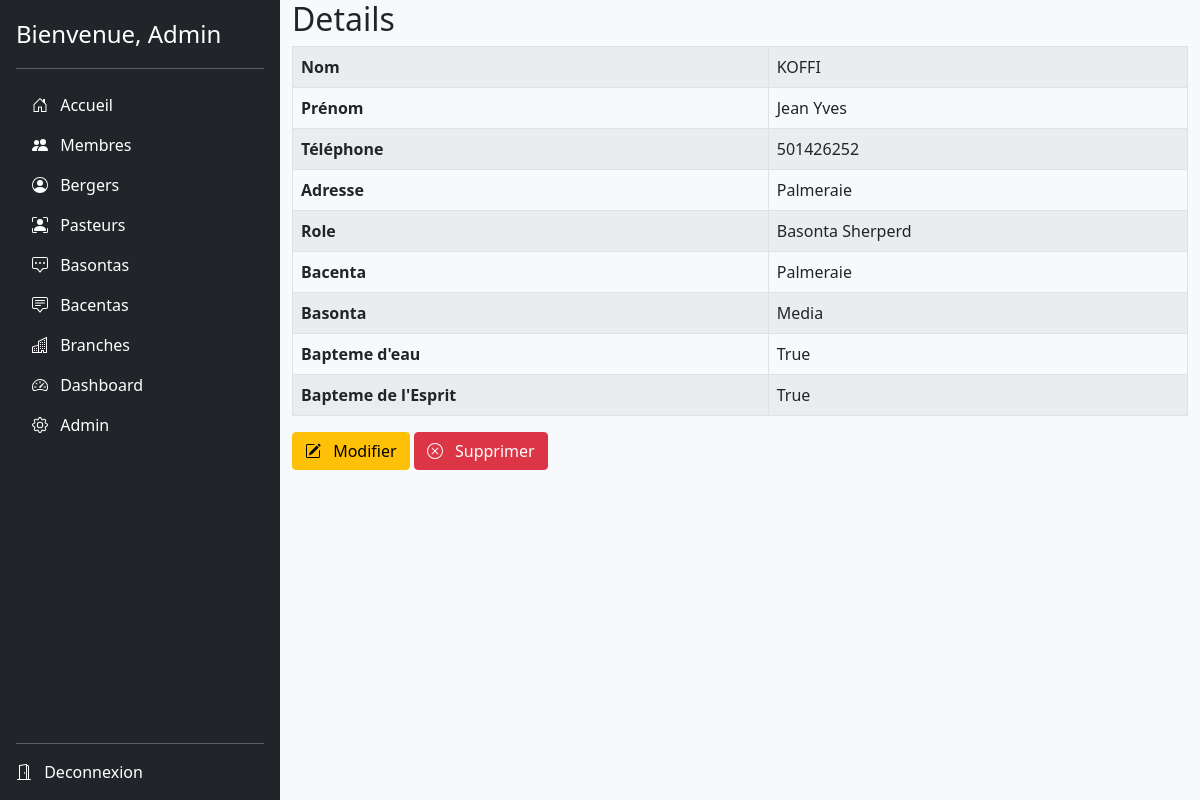
Screenshot of /follow_up/1/ (signed in) with the database file from the repository.
### follow_up/models.py (models this page shows, shortened)
class Membre(models.Model):
    nom_membre = models.CharField(max_length=256)
    prenom_membre = models.CharField(max_length=256)
    numero_membre = models.PositiveIntegerField()
    adresse_membre = models.CharField(max_length=256)
    role_membre = models.ForeignKey(Role, on_delete=models.DO_NOTHING, )
    basonta_membre = models.ForeignKey(Basonta, related_name='basontas', on_delete=models.DO_NOTHING,)
    bacenta_membre = models.ForeignKey(Bacenta, related_name='bacentas', on_delete=models.DO_NOTHING,)
    branche_membre = models.ForeignKey(Branche, related_name='branches', on_delete=models.DO_NOTHING,)
    bapteme_esprit = models.BooleanField()
    bapteme_eau = models.BooleanField()
    date_ajout_membre = models.DateField(default=datetime.date.today)

class Role(models.Model):
    nom_role = models.CharField(max_length=80, unique=True)
    def __str__(self):
        return self.nom_role

class Bacenta(models.Model):
    nom_bacenta = models.CharField(max_length=256, unique=True)
    leader_bacenta = models.CharField(max_length=256, default='Aucun')
    def __str__(self):
        return self.nom_bacenta

class Basonta(models.Model):
    nom_basonta = models.CharField(max_length=256, unique=True)
    leader_basonta = models.CharField(max_length=256, default='Aucun')
    def __str__(self):
        return self.nom_basonta

### follow_up/views.py (the view)
# urls.py: path('follow_up/<int:pk>/', login_required(views.MemberDetailView.as_view()), name='details'),
class MemberDetailView(DetailView):
    context_object_name = 'membre_details'
    model = models.Membre
    template_name = 'follow_up/membre_details.html'

### templates/follow_up/membre_details.html
{% extends "follow_up/base.html" %}
{% block body_block %}
    <div class="container">
        <h2>Details</h2>
            <table class="table table-bordered table-striped">
                    <tr>
                        <th>Nom</th>
                        <td>{{membre_details.nom_membre}}</td>
                    </tr>
                    <tr>
                        <th>Prénom</th>
                        <td>{{membre_details.prenom_membre}}</td>
                    </tr>
                    <tr>
                        <th>Téléphone</th>
                        <td>{{membre_details.numero_membre}}</td>
                    </tr>
                    <tr>
                        <th>Adresse</th>
                        <td>{{membre_details.adresse_membre}}</td>
                    </tr>
                    <tr>
                        <th>Role</th>
                        <td>{{membre_details.role_membre}}</td>
                    </tr>
                    <tr>
                        <th>Bacenta</th>
                        <td>{{membre_details.bacenta_membre}}</td>
                    </tr>
                    <tr>
                        <th>Basonta</th>
                        <td>{{membre_details.basonta_membre}}</td>
                    </tr>
                    <tr>
                        <th>Bapteme d'eau</th>
                        <td>{{membre_details.bapteme_eau}}</td>
                    </tr>
                    <tr>
                        <th>Bapteme de l'Esprit</th>
                        <td>{{membre_details.bapteme_esprit}}</td>
                    </tr>
            </table>
        <p>
                <a class="btn btn-warning" href="{% url 'follow_up:update' pk=membre_details.pk %}">
                    <svg class="bi me-2" width="16" height="16"><use xlink:href="#bi-pencil-square"/></svg>
                    Modifier
                </a>
                <a class="btn btn-danger" href="{% url 'follow_up:delete' pk=membre_details.pk %}">
                    <svg class="bi me-2" width="16" height="16"><use xlink:href="#bi-x-circle"/></svg>
                    Supprimer
                </a>
            </p>
    </div>
{% endblock %}

### templates/follow_up/base.html (shortened to what this page needs)
<!DOCTYPE html>
{% load static %}
<html lang="fr">
<head>
    <link rel="stylesheet" href="{% static 'css/bootstrap-5.1.3-dist/css/bootstrap.min.css' %}"/>
    <link href="{% static 'css/sidebars.css' %}" rel="stylesheet">
</head>
<body class="bg-light">
    <main>
      <div class="d-flex flex-column flex-shrink-0 p-3 text-white bg-dark" style="width: 280px;">
        <a href="/" class="d-flex align-items-center mb-3 mb-md-0 me-md-auto text-white text-decoration-none">
          <span class="fs-4">Bienvenue, {{user.first_name}}</span>
        </a>
        <hr>
        <ul class="nav nav-pills flex-column mb-auto">
          <li>
            <a href="{% url 'follow_up:accueil' %}" class="nav-link text-white">
              <svg class="bi me-2" width="16" height="16"><use xlink:href="#home"/></svg>
              Accueil
            </a>
          </li>
          <li>
            <a href="{% url 'follow_up:list' %}" class="nav-link text-white">
              <svg class="bi me-2" width="16" height="16"><use xlink:href="#bi-people-fill"/></svg>
              Membres
            </a>
          </li>
          <li>
            <a href="{% url 'follow_up:berger_list' %}" class="nav-link text-white">
              <svg class="bi me-2" width="16" height="16"><use xlink:href="#bi-person-circle"/></svg>
              Bergers
            </a>
          </li>
          <li>
            <a href="{% url 'follow_up:pasteur_list' %}" class="nav-link text-white">
              <svg class="bi me-2" width="16" height="16"><use xlink:href="#bi-person-bounding-box"/></svg>
              Pasteurs
            </a>
          </li>
          <li>
            <a href="{% url 'follow_up:basonta_list' %}" class="nav-link text-white">
              <svg class="bi me-2" width="16" height="16"><use xlink:href="#bi-chat-square-dots"/></svg>
              Basontas
            </a>
          </li>
          <li>
            <a href="{% url 'follow_up:bacenta_list' %}" class="nav-link text-white">
              <svg class="bi me-2" width="16" height="16"><use xlink:href="#bi-chat-square-text"/></svg>
              Bacentas
            </a>
          </li>
          <li>
            <a href="{% url 'follow_up:branche_list' %}" class="nav-link text-white">
              <svg class="bi me-2" width="16" height="16"><use xlink:href="#bi-building"/></svg>
              Branches
            </a>
          </li>
          <li>
            <a href="#" class="nav-link text-white">
              <svg class="bi me-2" width="16" height="16"><use xlink:href="#speedometer2"/></svg>
              Dashboard
            </a>
          </li>
          <li>
            <a href="{% url 'admin:index' %}" class="nav-link text-white">
              <svg class="bi me-2" width="16" height="16"><use xlink:href="#bi-gear"/></svg>
              Admin
            </a>
          </li>
        </ul>
        <hr>
        <div class="">
            <svg class="bi me-2" width="16" height="16"><use xlink:href="#bi-door-open"/></svg>
            <a href="{% url 'follow_up:user_logout' %}" style="color:white; text-decoration:none;">Deconnexion</a>
        </div>
      </div>
      {% block body_block %}
      {% endblock %}
    </main>
</body>
</html>

### static/css/sidebars.css (style rules this page uses)
body { min-height: 100vh; min-height: -webkit-fill-available; }
html { height: -webkit-fill-available; }
main { display: flex; flex-wrap: nowrap; height: 100vh; max-height: 100vh; overflow-x: auto; overflow-y: hidden; }
.bi { vertical-align: -.125em; pointer-events: none; fill: currentColor; }

### rows the page displays
Membre: nom_membre "KOFFI", prenom_membre "Jean Yves", numero_membre "501426252", adresse_membre "Palmeraie", role_membre "Basonta Sherperd", bacenta_membre "Palmeraie", basonta_membre "Media", bapteme_eau "True", bapteme_esprit "True"

### other values shown
{{ user.first_name }} "Admin"
